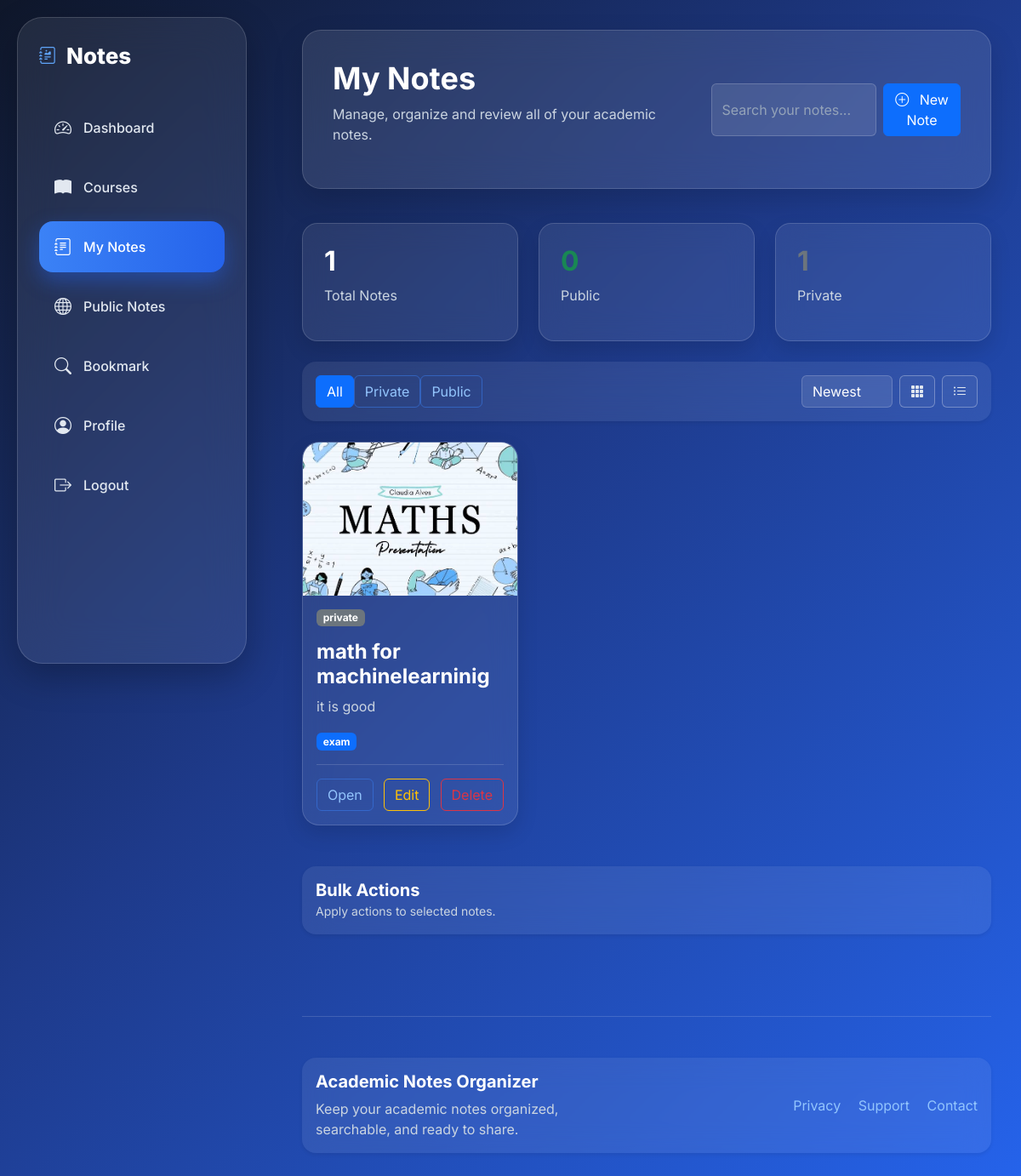
/notes (signed in), run on the app's committed database.
### Course/models.py (models this page shows, shortened)
class Note(models.Model):
    course = models.ForeignKey(Course, on_delete=models.CASCADE, related_name='notes')
    user = models.ForeignKey(User, on_delete=models.CASCADE, related_name='notes')
    title = models.CharField(max_length=200)
    image = models.ImageField(upload_to='image/note', null=True, blank=True)
    file = models.FileField(upload_to='file/note', null=True, blank=True)
    tags = models.CharField(max_length=500)
    context = models.TextField()
    visibility = models.CharField(max_length=200,choices=ch3)
    created_at = models.DateTimeField(auto_now_add=True)
    update_at = models.DateTimeField(auto_now=True)
    objects = models.Manager()
    public = CustomNote()

### Course/views.py (the view)
# urls.py: path('notes', views.note, name="notes"),
@login_required
def note(request):
    notes = Note.objects.filter(course__author_id=request.user.id, user_id=request.user.id)
    public = 0
    private =0
    for note in notes:
        if note.visibility == 'public':
            public+=1
        else:
            private +=1
    filter_type = request.GET.get('filter','all')
    sort_by = request.GET.get('sort','newest')
    if filter_type == 'private':
        notes = notes.filter(visibility = filter_type)
    elif filter_type == 'public':
        notes = notes.filter(visibility = filter_type)
    if sort_by == 'newest':
        notes = notes.order_by('-created_at')
    if sort_by == 'oldest':
        notes = notes.order_by('created_at')
    paginator = Paginator(notes,6)
    page = request.GET.get('page')
    noteobj = paginator.get_page(page)
    return render(request, 'course/notes.html', {'notes': noteobj,'sort':sort_by,'filter':filter_type,'allnote':notes,'private':private,'public':public})

### Course/models.py (called while the page is built)
    def get_queryset(self):
        return super().get_queryset().filter(visibility = 'public')

### context_procesors/context_processors.py (called while the page is built)
def notes(request):
    notes = Note.objects.filter(user_id=request.user.id).count()
    return {'notes':notes}

def course(request):
    course = Course.objects.filter(author_id=request.user.id).count()
    return {'course':course}

def public_notes(request):
    public = Note.public.filter(user_id=request.user.id).count()
    return {'public':public}

def bookmark(request):
    books = Bookmark.objects.filter(user_id=request.user.id).count()
    return {'bookmark':books}

def recent_notes(request):
    notes = Note.objects.filter(user_id=request.user.id).order_by('-created_at')[:3]
    return {'recentnote':notes}

def recent_public(request):
    notes = Note.public.all().order_by('-created_at')[:3]
    return {'recentpublic':notes}

### Course/templates/course/notes.html (shortened to what this page needs)
{% load static %}
<!DOCTYPE html>
<html lang="en">
<head>
    <link href="https://cdn.jsdelivr.net/npm/bootstrap@5.3.3/dist/css/bootstrap.min.css" rel="stylesheet">
    <link rel="stylesheet" href="https://cdn.jsdelivr.net/npm/bootstrap-icons@1.11.3/font/bootstrap-icons.min.css">
    <link rel="stylesheet" href="{% static 'css/notes.css' %}">
    <link rel="stylesheet" href="{% static 'css/dashboard.css' %}">
</head>
<body>
{% include 'base.html' %}
<div class="content">
    <div class="header">
        <div class="row align-items-center">
            <div class="col-lg-7">
                <h2 class="fw-bold">
                    My Notes
                </h2>
                <p class="text-muted">
                    Manage, organize and review all of your academic notes.
                </p>
            </div>
            <div class="col-lg-5">
                <div class="d-flex gap-2">
                    <input type="text" class="form-control" placeholder="Search your notes...">
                    <a href="note-create.html" class="btn btn-primary">
                        <i class="bi bi-plus-circle me-2"></i>
                        New Note
                    </a>
                </div>
            </div>
        </div>
    </div>
    <div class="row mb-4">
        <div class="col-md-4">
            <div class="stat-card">
                <h2 class="fw-bold">
                    {{ allnote.count }}
                </h2>
                <p class="text-muted">
                    Total Notes
                </p>
            </div>
        </div>
        <div class="col-md-4">
            <div class="stat-card">
                <h2 class="fw-bold text-success">
                    {{ public }}
                </h2>
                <p class="text-muted">
                    Public
                </p>
            </div>
        </div>
        <div class="col-md-4">
            <div class="stat-card">
                <h2 class="fw-bold text-secondary">
                    {{ private }}
                </h2>
                <p class="text-muted">
                    Private
                </p>
            </div>
        </div>
    </div>
    <div class="card border-0 shadow-sm rounded-4 mb-4">
        <div class="card-body">
            <div class="row align-items-center">
                <div class="col-lg-8">
                    <div class="btn-group">
                        <a href="?filter=all&sort={{ sort }}">
                            <button class="btn btn-primary">
                            All
                        </button>
                        </a>
                        <a href="?filter=private&sort={{ sort }}">
                            <button class="btn btn-outline-primary">
                            Private
                        </button>
                        </a>
                        <a href="?filter=public&sort={{ sort }}">
                            <button class="btn btn-outline-primary">
                            Public
                        </button>
                        </a>
                    </div>
                </div>
                <div class="col-lg-4">
                    <div class="d-flex justify-content-end gap-2">
                        <select class="form-select w-auto">
                            <a href="?filter={{ filter }}&sort=newest">
                                <option>
                                Newest
                            </option>
                            </a>
                        </select>
                        <button class="btn btn-outline-secondary">
                            <i class="bi bi-grid-3x3-gap-fill"></i>
                        </button>
                        <button class="btn btn-outline-secondary">
                            <i class="bi bi-list-ul"></i>
                        </button>
                    </div>
                </div>
            </div>
        </div>
    </div>
    <div class="row">
        {% for note in notes %}
            <div class="col-lg-4 mb-4">
                <div class="card note-card">
                    <img src="{{ note.image.url }}" class="note-image">
                    <div class="card-body">
                        <div class="d-flex justify-content-between">
                            {% if note.visibility == 'public' %}
                                <span class="badge bg-success badge-status">
                                Public
                            </span>
                            {% else %}
                                <span class="badge bg-secondary badge-status">
                                private
                            </span>
                            {% endif %}
                        </div>
                        <h4 class="fw-bold mt-3">
                            {{ note.title }}
                        </h4>
                        <p class="text-muted">
                            {{ note.context|truncatewords:20 }}
                        </p>
                        <div class="mb-3">
                            <span class="badge bg-primary">
                                {{ note.tags }}
                            </span>
                        </div>
                        <hr>
                        <div class="d-flex justify-content-between">
                            <a href="{% url 'ditailnote' note.id %}" class="btn btn-outline-primary">
                                Open
                            </a>
                            <a href="{% url 'editnote' note.id %}" class="btn btn-outline-warning">
                                Edit
                            </a>
                            <a href="{% url 'deletenotes' note.id %}" class="btn btn-outline-danger">
                                Delete
                            </a>
                        </div>
                    </div>
                </div>
            </div>
        {% endfor %}
    </div>
    <div class="card border-0 shadow-sm rounded-4 mt-4">
        <div class="card-body">
            <div class="row align-items-center">
                <div class="col-lg-4">
                    <h5 class="fw-bold mb-0">
                        Bulk Actions
                    </h5>
                    <small class="text-muted">
                        Apply actions to selected notes.
                    </small>
                </div>
            </div>
        </div>
    </div>
    <hr class="my-5">
    <footer class="mt-5">
        <div class="card border-0 shadow-sm rounded-4">
            <div class="card-body">
                <div class="row align-items-center">
                    <div class="col-md-6">
                        <h5 class="fw-bold">
                            Academic Notes Organizer
                        </h5>
                        <p class="text-muted mb-0">
                            Keep your academic notes organized, searchable, and ready to share.
                        </p>
                    </div>
                    <div class="col-md-6 text-md-end">
                        <a href="#" class="text-decoration-none me-3">
                            Privacy
                        </a>
                        <a href="#" class="text-decoration-none me-3">
                            Support
                        </a>
                        <a href="#" class="text-decoration-none">
                            Contact
                        </a>
                    </div>
                </div>
            </div>
        </div>
    </footer>
</div>
</body>
</html>

### assets/css/notes.css (style rules this page uses)
* { margin:0;padding:0;box-sizing:border-box;font-family:Inter,sans-serif; }
body { min-height:100vh; background:linear-gradient(135deg,#0F172A 0%,#1E3A8A 45%,#2563EB 100%); overflow-x:hidden; color:white; position:relative; }
.content { margin-left:320px;padding:35px;position:relative;z-index:1; }
h1,h2,h3,h4,h5,h6 { color:#fff; }
p.text-muted,small.text-muted,.text-muted { color:#CBD5E1 !important; }
hr { border-color:rgba(255,255,255,.15);opacity:1; }
.form-control,.form-select { background:rgba(255,255,255,.10); border:1px solid rgba(255,255,255,.18); color:#fff; }
.form-control::placeholder { color:#94A3B8; }
.form-select option { color:#0F172A; }
.btn-outline-secondary { color:#E2E8F0;border-color:rgba(255,255,255,.3);background:rgba(255,255,255,.04); }
.btn-outline-primary { color:#93C5FD;border-color:rgba(59,130,246,.5); }
a.text-decoration-none { color:#93C5FD; }
.header { position:relative;overflow:hidden; background:rgba(255,255,255,.10); backdrop-filter:blur(20px);-webkit-backdrop-filter:blur(20px); border:1px solid rgba(255,255,255,.15); box-shadow:0 15px 35px rgba(0,0,0,.15); color:#fff; }
.header::before { content:"";position:absolute;top:0;left:-150%;width:60%;height:100%; background:linear-gradient(115deg,transparent 0%,rgba(255,255,255,.16) 45%,rgba(255,255,255,.32) 50%,rgba(255,255,255,.16) 55%,transparent 100%); transform:skewX(-20deg); animation:shimmerSweep 7s ease-in-out infinite; pointer-events:none;z-index:2; }
.stat-card,.note-card,.card { background:rgba(255,255,255,.08); backdrop-filter:blur(16px);-webkit-backdrop-filter:blur(16px); border:1px solid rgba(255,255,255,.15); box-shadow:0 10px 25px rgba(0,0,0,.12); color:#fff; }
.header { padding:35px;border-radius:22px;margin-bottom:30px; }
.stat-card { border-radius:18px;padding:25px;transition:.3s; }
.note-card { border-radius:20px;overflow:hidden;transition:.3s; }
.note-image { height:180px;object-fit:cover; }
.badge-status { font-size:12px; }

### assets/css/dashboard.css (style rules this page uses)
* { margin: 0; padding: 0; box-sizing: border-box; font-family: 'Inter', sans-serif; }
body { min-height: 100vh; background: linear-gradient(135deg, #0F172A 0%, #1E3A8A 45%, #2563EB 100%); overflow-x: hidden; color: white; position: relative; }
.header { display: flex; justify-content: space-between; align-items: center; margin-bottom: 40px; }
.header h2 { font-size: 36px; font-weight: 800; margin-bottom: 8px; }
.header p { color: #CBD5E1; }

### data on the page
Note: image (picture), visibility "private", title "math for machinelearninig", context "it is good", tags "exam"

### other printed values
{{ allnote.count }} "1"
{{ public }} "0"
{{ private }} "1"
